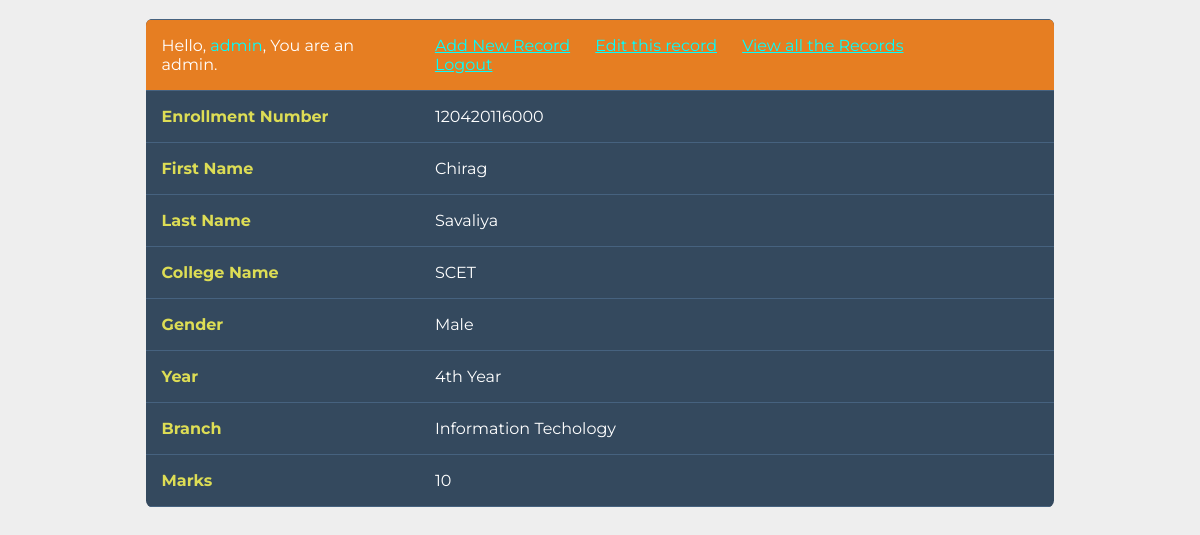
Page /details.php?details=36 (signed in) on the committed database.
### tables this page shows
CREATE TABLE IF NOT EXISTS `s_data` (
  `s_id` int(10) NOT NULL AUTO_INCREMENT,
  `s_first` text NOT NULL,
  `s_last` text NOT NULL,
  `s_college` text NOT NULL,
  `s_enrollment` bigint(14) NOT NULL,
  `s_gender` text NOT NULL,
  `s_year` varchar(10) NOT NULL,
  `s_branch` text NOT NULL,
  `s_marks` varchar(10) NOT NULL,
  PRIMARY KEY (`s_id`)
);

### details.php (the view, shortened to what this page needs)
<?php
	@$show_record = $_GET['details'];
	$que = "select * from s_data where s_id = '$show_record'";
	$run = mysql_query($que);
	while($row = mysql_fetch_array($run)){
		$details_id = $row[0];
		$f_name = $row[1];
		$l_name = $row[2];
		$c_name = $row[3];
		$enroll_number = $row[4];
		$s_gender = $row[5];
		$s_year = $row[6];
		$s_branch = $row[7];
		$s_marks = $row[8];
	}
?>
<!DOCTYPE html PUBLIC "-//W3C//DTD XHTML 1.0 Transitional//EN" "http://www.w3.org/TR/xhtml1/DTD/xhtml1-transitional.dtd">
<html xmlns="http://www.w3.org/1999/xhtml">
<head>
	<link rel="stylesheet" href="style/normalize.css">
    <link rel="stylesheet" href="style/table_style.css">
    <link rel="stylesheet" type="text/css" href="style/default.css" />
    <link rel="stylesheet" type="text/css" href="style/component.css" />
</head>
<body>
	<br />
	<table class="rwd-table" align="center" width="80%">
    	<tr bgcolor="#e67e22">
            <td>Hello, <font style="color:#0FF"><?php echo $_SESSION['admin_name']; ?></font>, You are an admin.</td>
        	<td>
            	<a href="user_registration.php" style="color:#0FF">Add New Record</a>&nbsp;&nbsp;&nbsp;&nbsp;&nbsp;
                <a href="edit.php?edit=<?php echo $details_id; ?>" style="color:#0FF">Edit this record</a>&nbsp;&nbsp;&nbsp;&nbsp;&nbsp;
                <a href="view.php" style="color:#0FF">View all the Records</a>&nbsp;&nbsp;&nbsp;&nbsp;&nbsp;
                <a href="logout.php" style="color:#0FF">Logout</a>&nbsp;&nbsp;&nbsp;&nbsp;&nbsp;
            </td>
            <td></td>
            <td></td>
        </tr>
    	<tr>
            <th>Enrollment Number</th>
            <td><?php echo $enroll_number; ?></td>
        </tr>
        <tr>
            <th>First Name</th>
            <td><?php echo $f_name; ?></td>
        </tr>
        <tr>
            <th>Last Name</th>
            <td><?php echo $l_name; ?></td>
		</tr>
        <tr>
            <th>College Name</th>
            <td><?php echo $c_name; ?></td>
		</tr>
        <tr>
            <th>Gender</th>
            <td><?php echo $s_gender; ?></td>
		</tr>
        <tr>
            <th>Year</th>
            <td><?php echo $s_year; ?></td>
		</tr>
        <tr>
            <th>Branch</th>
            <td><?php echo $s_branch; ?></td>
		</tr>
        <tr>
        	<th>Marks</th>
            <td><?php echo $s_marks; ?></td>
        </tr>
	</table>
</body>
</html>

### style/table_style.css (style rules this page uses)
.rwd-table tr { border-top: 1px solid #ddd; border-bottom: 1px solid #ddd; }
.rwd-table th { display: none; }
.rwd-table td { display: block; }
.rwd-table td:first-child { padding-top: .5em; }
.rwd-table td:last-child { padding-bottom: .5em; }
.rwd-table td:before { content: attr(data-th) ": "; font-weight: bold; width: 6.5em; display: inline-block; }
@media (min-width: 480px) { .rwd-table td:before { display: none; } }
.rwd-table th, .rwd-table td { text-align: left; }
@media (min-width: 480px) { .rwd-table th, .rwd-table td { display:table-cell; padding: .25em .5em; } }
@media (min-width: 480px) { .rwd-table th:first-child, .rwd-table td:first-child { padding-left: 0; } }
@media (min-width: 480px) { .rwd-table th:last-child, .rwd-table td:last-child { padding-right: 0; } }
body { padding: 0 2em; font-family: Montserrat, sans-serif; -webkit-font-smoothing: antialiased; text-rendering: optimizeLegibility; color: #444; background: #eee; }
.rwd-table { background: #34495E; color: #fff; border-radius: .4em; overflow: hidden; }
.rwd-table tr { border-color: #46627f; }
.rwd-table th, .rwd-table td { margin: .5em 1em; }
@media (min-width: 480px) { .rwd-table th, .rwd-table td { padding: 1em !important; } }
.rwd-table th, .rwd-table td:before { color: #dd5; }

### style/default.css (style rules this page uses)
*, *:after, *:before { -webkit-box-sizing: border-box; -moz-box-sizing: border-box; box-sizing: border-box; }

### rows in the picture
s_data: s_enrollment "120420116000", s_first "Chirag", s_last "Savaliya", s_college "SCET", s_gender "Male", s_year "4th Year", s_branch "Information Techology", s_marks "10"

### other values in the picture
$_SESSION['admin_name'] "admin"
